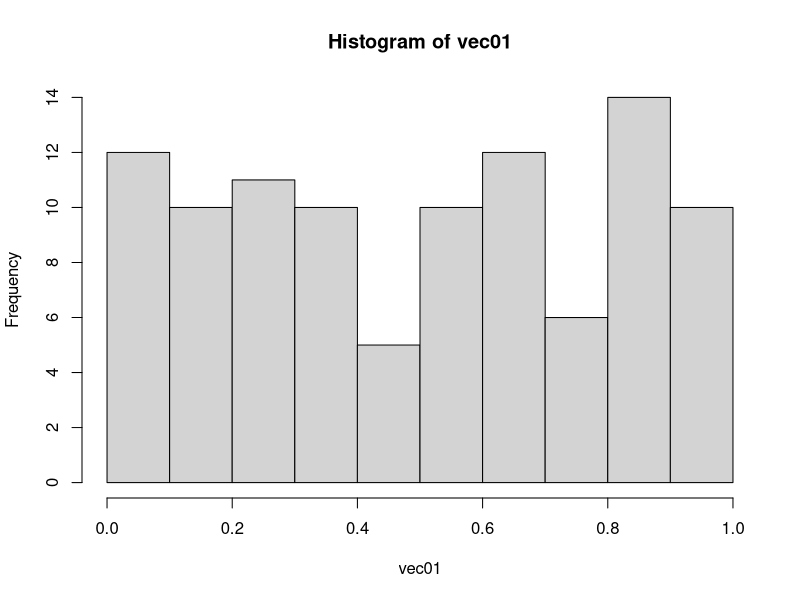
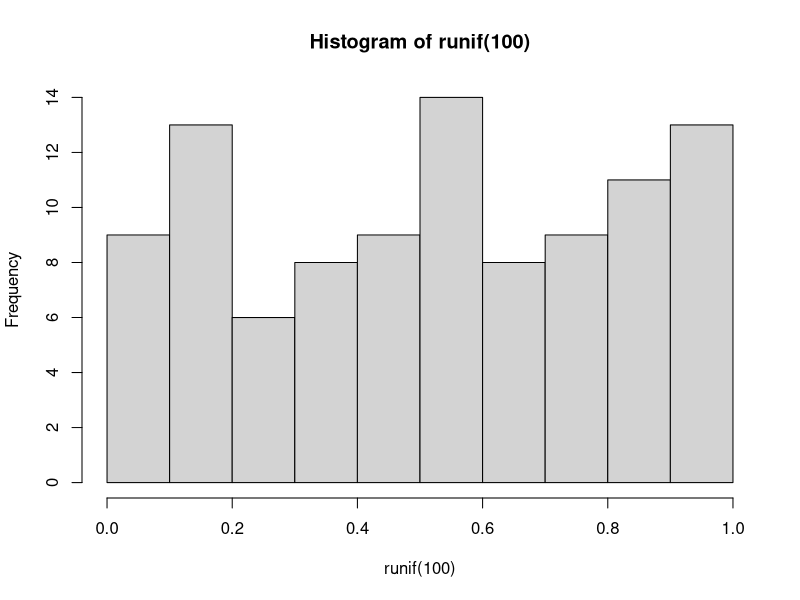
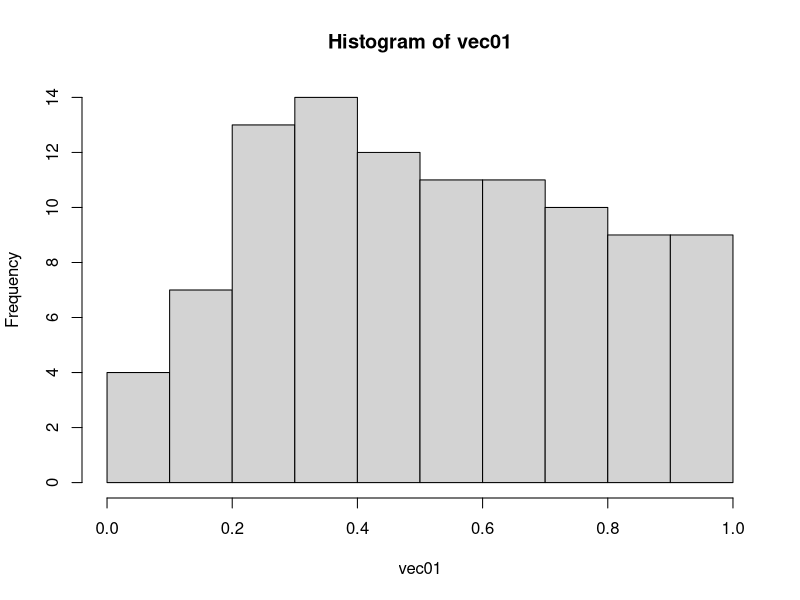
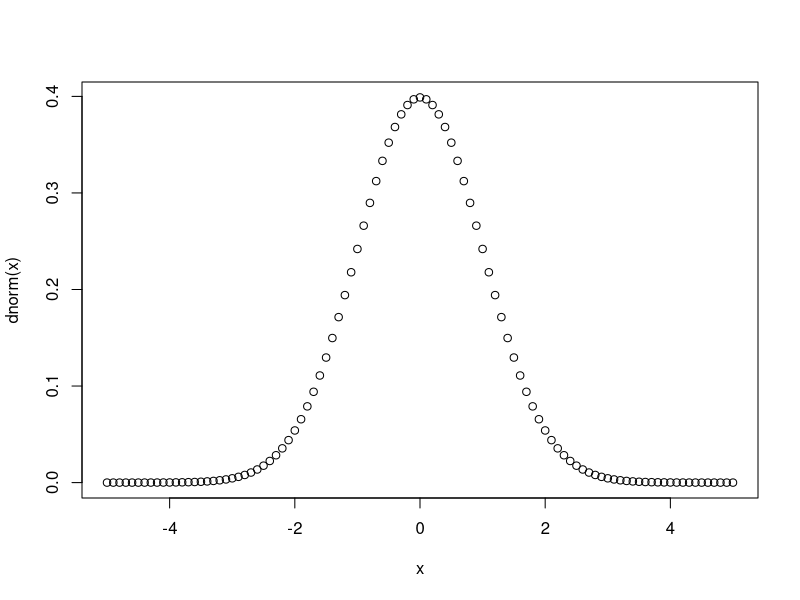
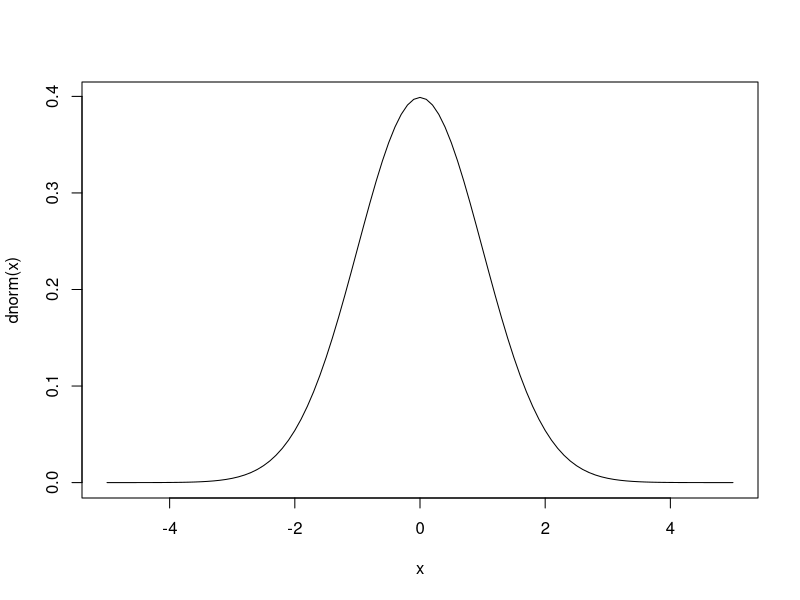
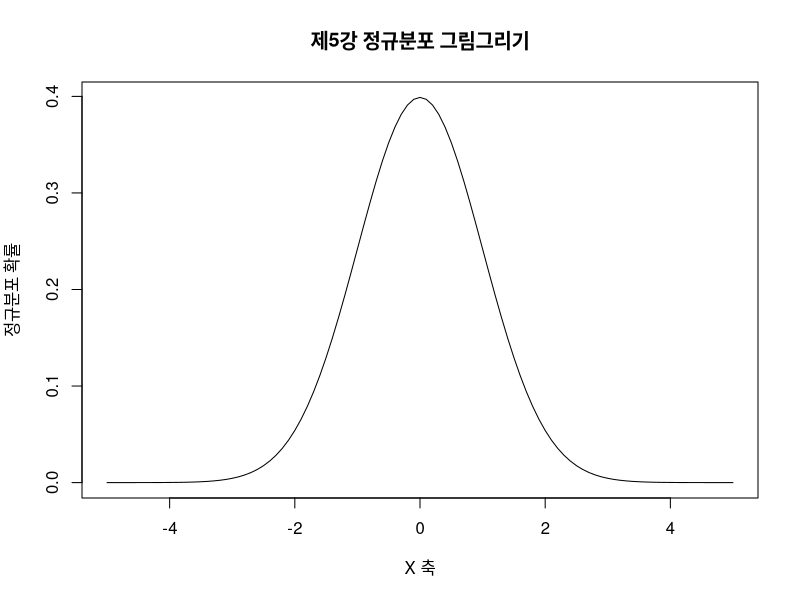
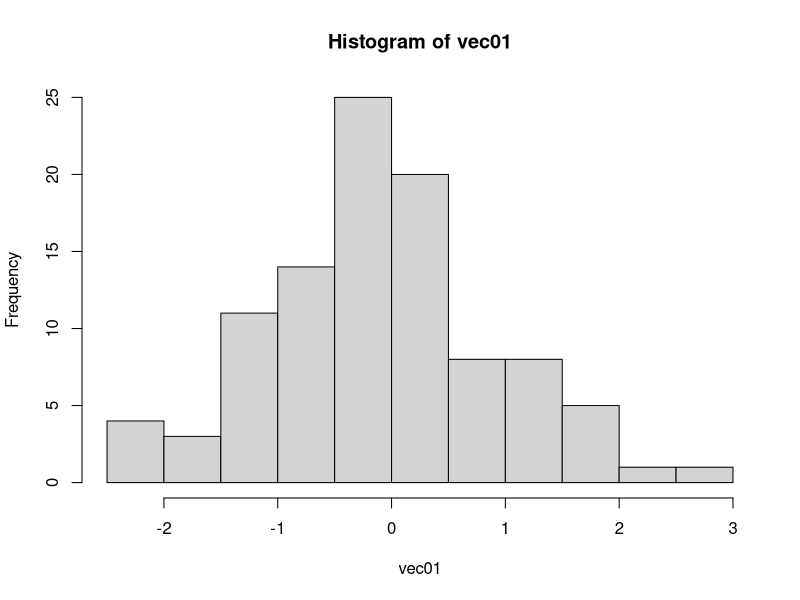
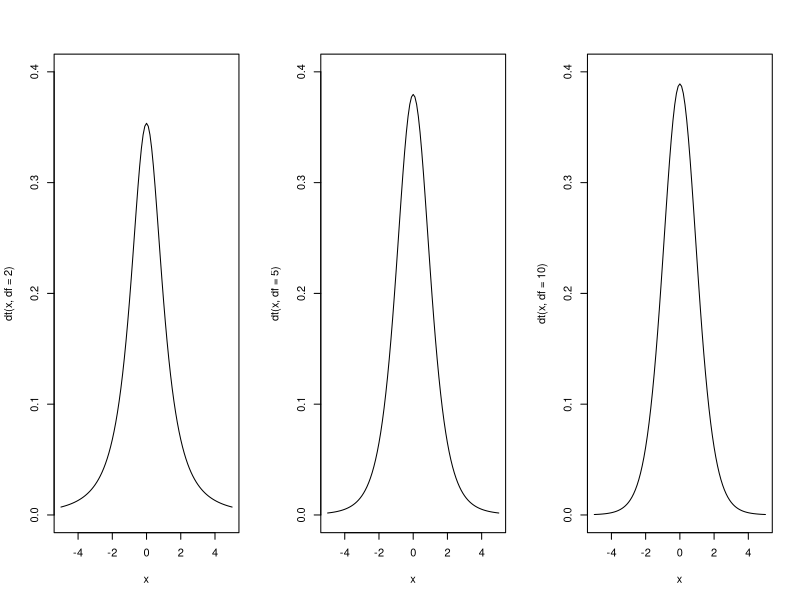

The R source for these figures, in order:
##
## 1. 통계적 확률분포 
## 2. 정규분포 
## 3. 정규분포 확률 구하기 
## 4. t 분포 
## 5. 카이자승 분포 
## 6. F 분포 


## section 1 
##
## 이항분포/ binom / size,prob
## 기하분포 / geom / prob
## 초기하분포 / hyper / m,n,k
## 포아송분포 / pois / lamda
## 균일분포 / unif / min, max
## 지수분포 / exp / rate
## 정규분포 / norm / mean, sd
## t 분포 / t / df
## 카이자승분포 / chisq / df
## F 분포 / f / df1, df2 
## 감마분포 / gamma / shape, scale
## 베타 분포  / beta / shape1, shape2
## 코쉬분포 / causy / location, scale 
#===========================================
# 제5강 통계적 확률분포패키지(p162)
#===========================================
#--- 5.1 일량분포 난수 발생과 그림 그리기
plot.new()
# 균일분포 난수와 히스토그램 그리기
runif(100)
vec01 <- runif(100)
hist(vec01)
hist(runif(100))

set.seed(100)
vec01 <- runif(100)
hist(vec01)

?pbinom
pbinom(3,5,0.5)
1-pbinom(3,5,0.5)
pbinom(3,5,0.5,lower.tail=T)
pbinom(3,5,0.5,lower.tail=F)

#--- 정규분포 그리기(dnorm)
x <- seq(-5,5,by=0.1)
plot(x,dnorm(x))
plot(x,dnorm(x),type='l')
plot(x,dnorm(x),type='l',main='제5강 정규분포 그림그리기',ylab="정규분포 확률",xlab='X 축')

#--- 정규분포 난수 발생(rnorm) 
vec01 <- rnorm(100)
hist(vec01)
summary(vec01)

#--- 정규분포 확률구하기(pnorm)
p2 <- pnorm(54,mean=50,sd=10);p2   # 0.6554217
p2 <- pnorm(54,mean=50,sd=10,lower.tail=T);p2 
p1 <- pnorm(48,mean=50,sd=10);p1   # 0.4207403
p1 <- pnorm(48,mean=50,sd=10,lower.tail=T);p1
p2-p1             #[1]  0.2346815

p2 <- pnorm(0.4,mean=0,sd=1,lower.tail=T);p2   #[1] 0.6554217
p1 <- pnorm(-0.2,mean=0,sd=1,lower.tail=T);p1  # [1] 0.4207403
p2-p1  #[1] 0.2346815

#--- 정규분포 값 구하기
qnorm(0.95)  # [1] 1.644854
qnorm(0.975)  # [1] 1.959964

qnorm(0.6554217)  # 0.4
qnorm(0.4207403)  #-0.2


#--- t분포 그리기
plot.new()
par(mfrow=c(1,3))
x <- seq(-5,5,by=0.1)
dt(x,df=5)
?plot
plot(x,dt(x,df=2),type='l',xlim=c(-5,5),ylim=c(0,0.4))
plot(x,dt(x,df=5),type='l',xlim=c(-5,5),ylim=c(0,0.4))
plot(x,dt(x,df=10),type='l',xlim=c(-5,5),ylim=c(0,0.4))
plot.new()
par(mfrow=c(1,1))
par(new=T)
plot(x,dt(x,df=2),type='l',xlim=c(-5,5),ylim=c(0,0.4),ylab="")
par(new=T)
plot(x,dt(x,df=5),type='l',xlim=c(-5,5),ylim=c(0,0.4),ylab="")
par(new=T)
plot(x,dt(x,df=10),type='l',xlim=c(-5,5),ylim=c(0,0.4),ylab="")     
